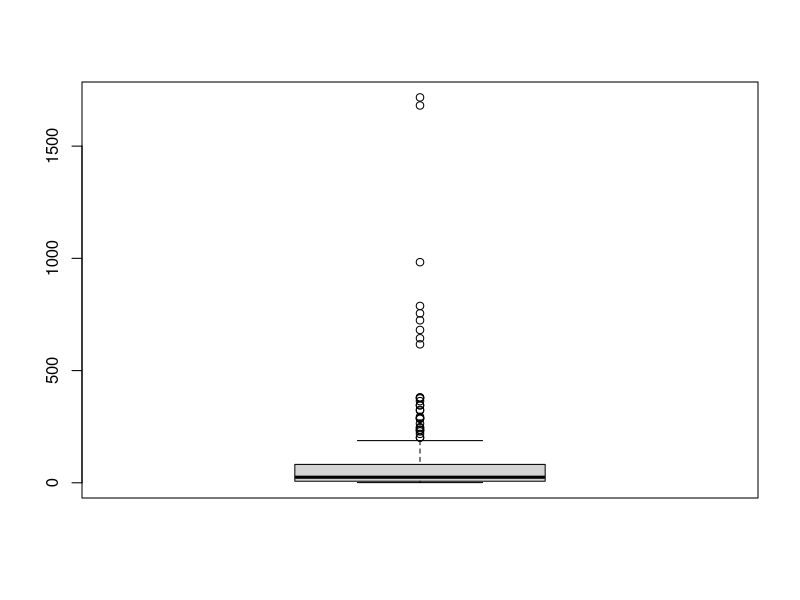
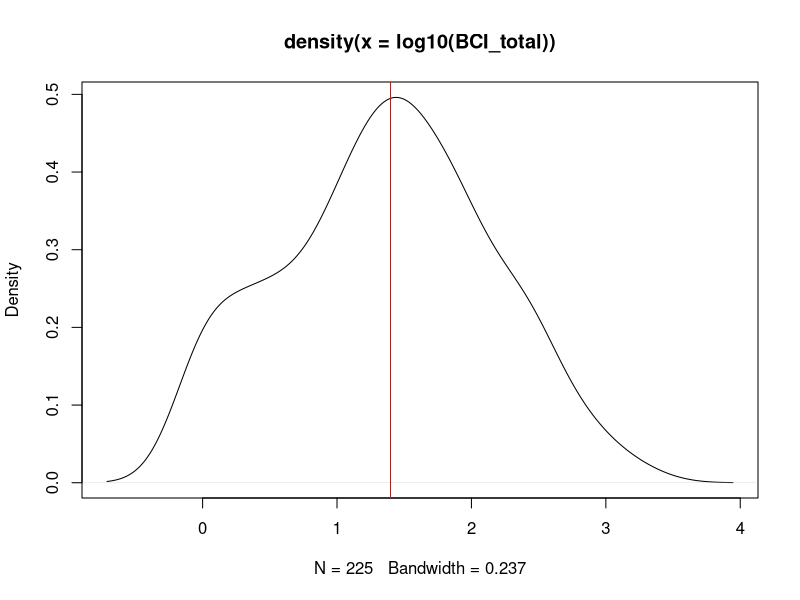
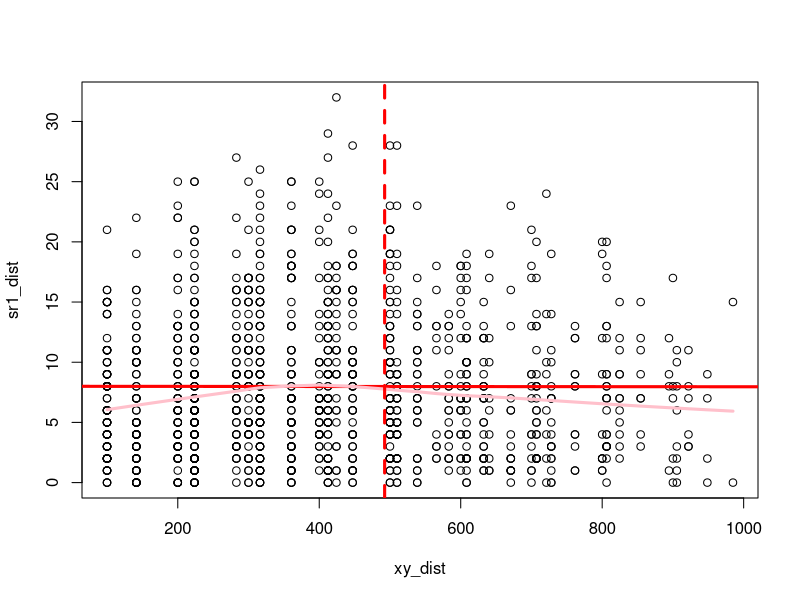
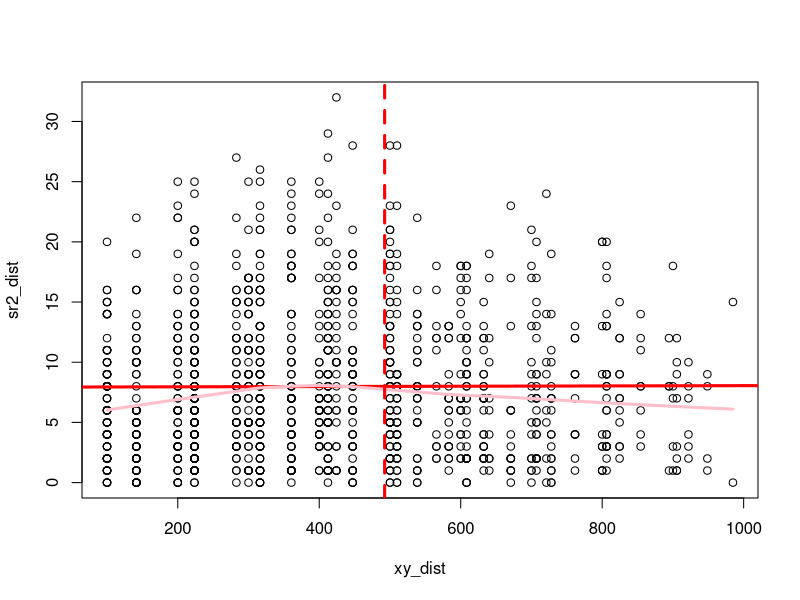

These figures' R source, in order: (Note: this script raises an error after producing the figures.)
## ---- chunk 1
knitr::opts_chunk$set(echo = TRUE)
## ---- chunk 2
library(vegan)
library(nlme)
library(vegan)
data(BCI)
## UTM Coordinates (in metres)
BCI_xy = data.frame(x = rep(seq(625754, 626654, by=100), each=5), 
                    y = rep(seq(1011569,  1011969, by=100), len=50))
## ---- chunk 3
#looking at overall abundance of species
BCI_sum <- sapply(BCI, sum)
boxplot(BCI_sum)

#What is the midpoint?
quantile(BCI_sum, 0.5)

BCI_total <- apply(BCI, 2, sum)

BCI_new <- rbind(BCI, BCI_total)

plot(density(log10(BCI_total)))
abline(v=log10(25), col='red')

#What is the midpoint?
quantile(BCI_sum, 0.5)

BCI_total <- apply(BCI, 2, sum)

BCI_new <- rbind(BCI, BCI_total)

#subset data to where everything below the midpoint is rare, and everything above is common
common = BCI
for (i in ncol(BCI_new)) {
  sp_abundance = sum(BCI[,1])
  if (sp_abundance < 25)
    common = common[,-i]
}

rare = BCI
for (i in ncol(BCI_new)) {
  sp_abundance = sum(BCI[,1])
  if (sp_abundance > 25)
    rare = rare[,-i]
}

## ---- chunk 4
#is there spatial dependence in rare versus abundant species?
sr1 <- apply(common, 1, function(x) sum(x>0))
sr1_dist <- dist(sr1)
xy_dist <- dist(BCI_xy)
max_dist = max(xy_dist) / 2

common_mantel <- mantel(sr1_dist, xy_dist)
common_mantel

plot(xy_dist, sr1_dist)
abline(lm(sr1_dist ~ xy_dist), lwd=3, col='red')
lines(lowess(xy_dist, sr1_dist), lwd=3, col='pink')
abline(v = max_dist, col='red', lwd=3, lty=2)
## ---- chunk 5
sr2 <- apply(rare, 1, function(x) sum(x > 0))
sr2_dist <- dist(sr2)
xy_dist <- dist(BCI_xy)
max_dist = max(xy_dist) / 2

rare_mantel <- mantel(sr2_dist, xy_dist)
rare_mantel

plot(xy_dist, sr2_dist)
abline(lm(sr2_dist ~ xy_dist), lwd=3, col='red')
lines(lowess(xy_dist, sr2_dist), lwd=3, col='pink')
abline(v = max_dist, col='red', lwd=3, lty=2)

## ---- chunk 6
#Renaming specific species with more managable abbreviations
sp_ids = c("Cordia.lasiocalyx", "Hirtella.triandra",
           "Picramnia.latifolia", "Quassia.amara",
           "Tabernaemontana.arborea", "Trattinnickia.aspera", 
           "Xylopia.macrantha")

sp_a <- BCI[,'Drypetes.standleyi']
sp_b <- BCI[, 'Cordia.lasiocalyx']
sp_c <- BCI[, 'Hirtella.triandra']
sp_d <- BCI[, 'Picramnia.latifolia']
sp_e <- BCI[, 'Quassia.amara']
sp_f <- BCI[, 'Tabernaemontana.arborea']
sp_g <- BCI[, 'Trattinnickia.aspera']
sp_h <- BCI[, 'Xylopia.macrantha']

BCI_short <- cbind(sp_a, sp_b, sp_c, sp_d, sp_e, sp_f, sp_g, sp_h)

## ---- chunk 7
#Model with Cordia.lasiocalyx
tree <- apply(BCI_short, 1, function(x) sum(x > 0))
tree_dat = data.frame(tree, BCI_short, BCI_xy)

tree_lm1 = gls(sp_a ~ sp_b, data=tree_dat)

par(mfrow=c(1,1))
plot(Variogram(tree_lm1, form= ~ x + y)) 
res = residuals(tree_lm1)
plot(dist(tree_dat[, c('x', 'y')]), dist(res))
lines(lowess(dist(tree_dat[, c('x', 'y')]), dist(res)), col='red', lwd=2)
abline(v = max_dist, col='red', lwd=3, lty=2)

tree_exp = update(tree_lm1, corr=corExp(form=~x + y)) 
plot(Variogram(tree_exp, maxDist = max_dist))

plot(Variogram(tree_exp, resType='normalized', maxDist = max_dist))

tree_rat_nug = update(tree_lm1, corr=corRatio(form=~x + y, nugget=T))

plot(Variogram(tree_rat_nug, maxDist = max_dist))
plot(Variogram(tree_rat_nug, resType='n', maxDist = max_dist))

anova(tree_lm1, tree_exp, tree_rat_nug, test=F)

summary(tree_lm1)
summary(tree_rat_nug)
## ---- chunk 8
#Model with all species
tree_lm2 = gls(sp_a ~ sp_b + sp_c + sp_d + sp_e + sp_f + sp_g + sp_h, data=tree_dat)

par(mfrow=c(1,1))
plot(Variogram(tree_lm2, form= ~ x + y)) 
res = residuals(tree_lm2)
plot(dist(tree_dat[, c('x', 'y')]), dist(res))
lines(lowess(dist(tree_dat[, c('x', 'y')]), dist(res)), col='red', lwd=2)
abline(v = max_dist, col='red', lwd=3, lty=2)

tree_exp2 = update(tree_lm2, corr=corExp(form=~x + y)) 
plot(Variogram(tree_exp2, maxDist = max_dist))

plot(Variogram(tree_exp2, resType='normalized', maxDist = max_dist))

tree_rat_nug2 = update(tree_lm2, corr=corRatio(form=~x + y, nugget=T))

plot(Variogram(tree_rat_nug2, maxDist = max_dist))
plot(Variogram(tree_rat_nug2, resType='n', maxDist = max_dist))

anova(tree_lm2, tree_exp2, tree_rat_nug2, test=F)

summary(tree_lm2)
summary(tree_rat_nug2)
